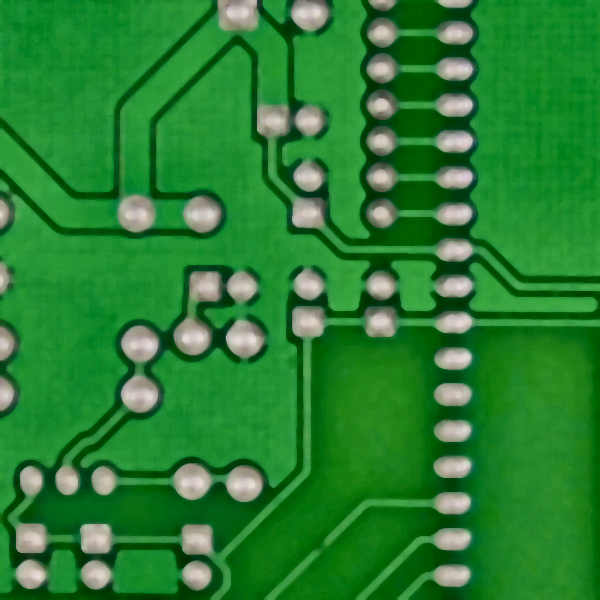
#> input picture demo_preprocessed/test/images/demo.png, 600 x 600 px
$ python -i preprocessing_with_CLAHE_and_Sharpening.py   (imports and definitions only)
#> lines starting #> are read from the running program, lines starting #| are printed output that depends on the picture
# ============================================================
# EXPERIMENT 4
# CLAHE → SHARPENING → YOLOv8m
# ============================================================

import os
import cv2
import numpy as np
import pandas as pd
import matplotlib.pyplot as plt

from ultralytics import YOLO


# ============================================================
# 1. DATASET PATH
# ============================================================

DATASET_ROOT = os.path.join(os.getcwd(), "pcb-defect-dataset")


# ============================================================
# 2. HYBRID DATASET PATH
# ============================================================

HYBRID_DATASET_ROOT = os.path.join(os.getcwd(), "pcb-defect-dataset-clahe-sharpen")


# ============================================================
# 3. DATA YAML
# ============================================================

ORIGINAL_DATA_YAML = os.path.join(
    DATASET_ROOT,
    "data.yaml"
)

HYBRID_DATA_YAML = os.path.join(
    HYBRID_DATASET_ROOT,
    "data.yaml"
)


# ============================================================
# 4. ORIGINAL DATASET PATHS
# ============================================================

TRAIN_IMAGES = os.path.join(
    DATASET_ROOT,
    "train",
    "images"
)

TRAIN_LABELS = os.path.join(
    DATASET_ROOT,
    "train",
    "labels"
)

VAL_IMAGES = os.path.join(
    DATASET_ROOT,
    "val",
    "images"
)

VAL_LABELS = os.path.join(
    DATASET_ROOT,
    "val",
    "labels"
)

TEST_IMAGES = os.path.join(
    DATASET_ROOT,
    "test",
    "images"
)

TEST_LABELS = os.path.join(
    DATASET_ROOT,
    "test",
    "labels"
)


# ============================================================
# 5. HYBRID DATASET PATHS
# ============================================================

HYBRID_TRAIN_IMAGES = os.path.join(
    HYBRID_DATASET_ROOT,
    "train",
    "images"
)

HYBRID_TRAIN_LABELS = os.path.join(
    HYBRID_DATASET_ROOT,
    "train",
    "labels"
)

HYBRID_VAL_IMAGES = os.path.join(
    HYBRID_DATASET_ROOT,
    "val",
    "images"
)

HYBRID_VAL_LABELS = os.path.join(
    HYBRID_DATASET_ROOT,
    "val",
    "labels"
)

HYBRID_TEST_IMAGES = os.path.join(
    HYBRID_DATASET_ROOT,
    "test",
    "images"
)

HYBRID_TEST_LABELS = os.path.join(
    HYBRID_DATASET_ROOT,
    "test",
    "labels"
)


# ============================================================
# 6. DATASET PATH CHECK
# ============================================================

paths = {

    "Original Dataset":
        DATASET_ROOT,

    "Original data.yaml":
        ORIGINAL_DATA_YAML,

    "Hybrid Dataset":
        HYBRID_DATASET_ROOT,

    "Hybrid data.yaml":
        HYBRID_DATA_YAML,

    "Train Images":
        TRAIN_IMAGES,

    "Train Labels":
        TRAIN_LABELS,

    "Validation Images":
        VAL_IMAGES,

    "Validation Labels":
        VAL_LABELS,

    "Test Images":
        TEST_IMAGES,

    "Test Labels":
        TEST_LABELS

}


# [44 lines not run here, left out]


# ============================================================
# 8. GET IMAGE FILES
# ============================================================

def get_image_files(folder):

    valid_extensions = (
        ".jpg",
        ".jpeg",
        ".png",
        ".bmp"
    )

    files = []

    if not os.path.exists(folder):

        return files

    for file in os.listdir(folder):

        if file.lower().endswith(
            valid_extensions
        ):

            files.append(
                os.path.join(
                    folder,
                    file
                )
            )

    return sorted(files)


# ============================================================
# 9. GET LABEL FILES
# ============================================================

def get_label_files(folder):

    if not os.path.exists(folder):

        return []

    files = []

    for file in os.listdir(folder):

        if file.lower().endswith(
            ".txt"
        ):

            files.append(
                os.path.join(
                    folder,
                    file
                )
            )

    return sorted(files)


# ============================================================
# 10. COUNT ORIGINAL DATASET
# ============================================================

train_images = get_image_files(
    TRAIN_IMAGES
)

val_images = get_image_files(
    VAL_IMAGES
)

test_images = get_image_files(
    TEST_IMAGES
)


train_labels = get_label_files(
    TRAIN_LABELS
)

val_labels = get_label_files(
    VAL_LABELS
)

test_labels = get_label_files(
    TEST_LABELS
)
#> further down, picture is the input picture: shape (600, 600, 3); mean B, G, R 49.3, 129.5, 39.1


# [40 lines not run here, left out]


# ============================================================
# 11. CLAHE + SHARPENING FUNCTION
# ============================================================

def clahe_sharpen(image):

    # --------------------------------------------------------
    # STEP 1: CLAHE
    # --------------------------------------------------------

    lab = cv2.cvtColor(
        image,
        cv2.COLOR_BGR2LAB
    )
#> lab: shape (600, 600, 3); mean of channels 0, 1, 2 122.1, 87.2, 162.8

    l_channel, a_channel, b_channel = cv2.split(
        lab
    )
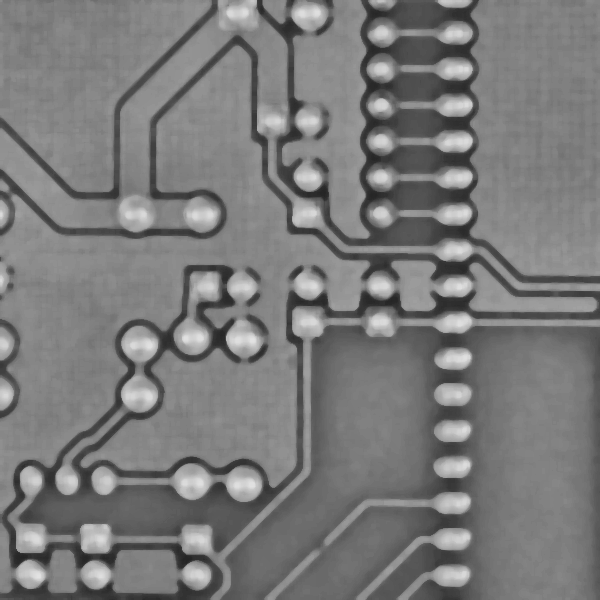
#> l_channel: shape (600, 600); min 35, max 227, mean 122.1
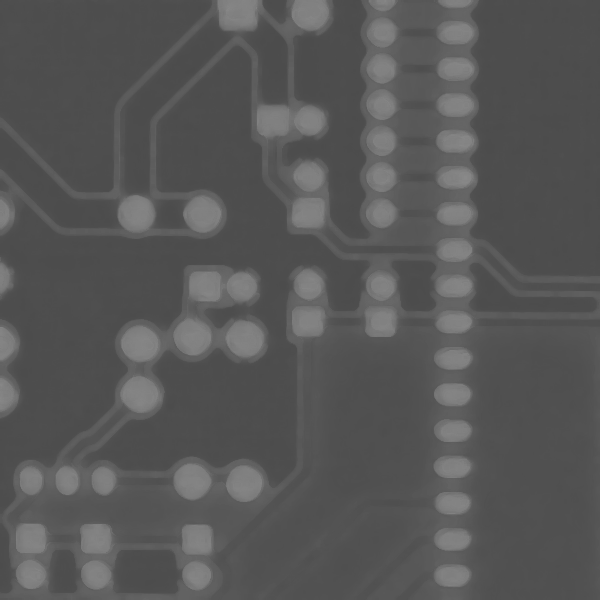
#> a_channel: shape (600, 600); min 75, max 137, mean 87.2
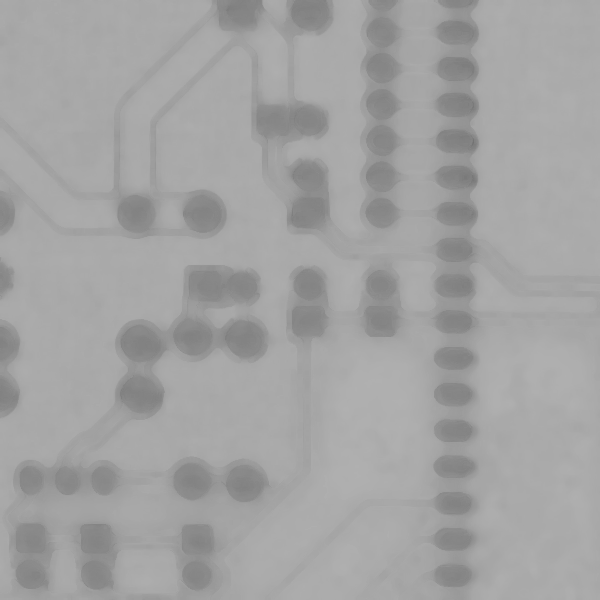
#> b_channel: shape (600, 600); min 114, max 176, mean 162.8

    clahe = cv2.createCLAHE(
        clipLimit=2.0,
        tileGridSize=(8, 8)
    )

    l_channel = clahe.apply(
        l_channel
    )
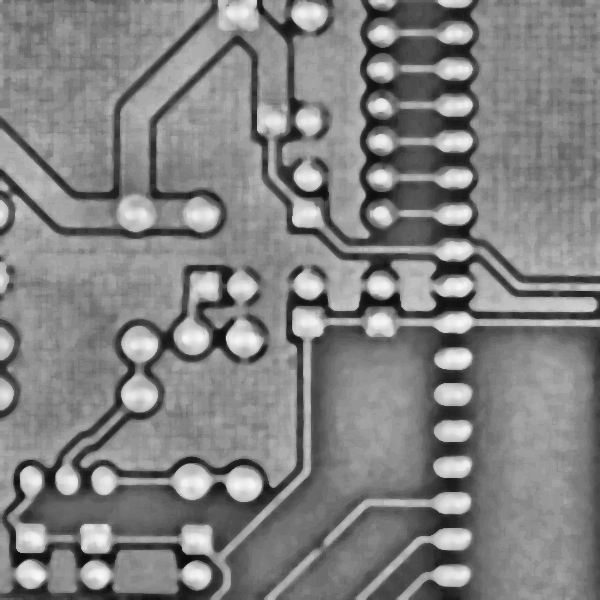
#> l_channel: shape (600, 600); min 9, max 247, mean 129.5

    lab = cv2.merge(
        (
            l_channel,
            a_channel,
            b_channel
        )
    )
#> lab: shape (600, 600, 3); mean of channels 0, 1, 2 129.5, 87.2, 162.8

    clahe_image = cv2.cvtColor(
        lab,
        cv2.COLOR_LAB2BGR
    )
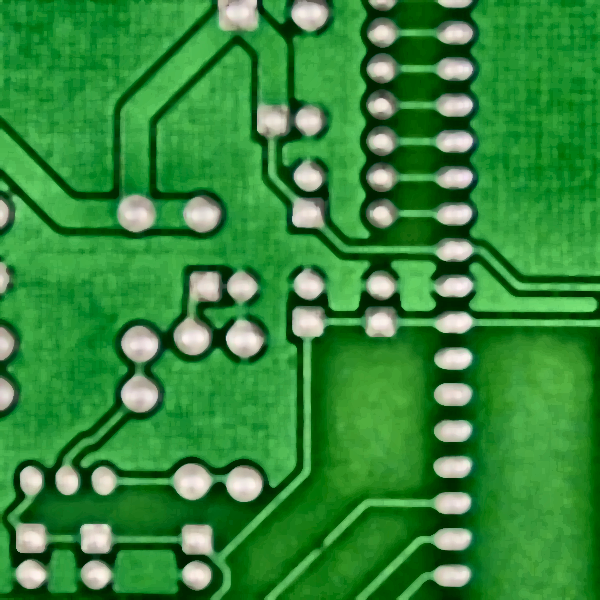
#> clahe_image: shape (600, 600, 3); mean B, G, R 58.2, 137.7, 52.1

    # --------------------------------------------------------
    # STEP 2: SHARPENING
    # --------------------------------------------------------

    sharpening_kernel = np.array(
        [
            [0, -1,  0],
            [-1, 5, -1],
            [0, -1,  0]
        ]
    )

    sharpened_image = cv2.filter2D(
        clahe_image,
        -1,
        sharpening_kernel
    )
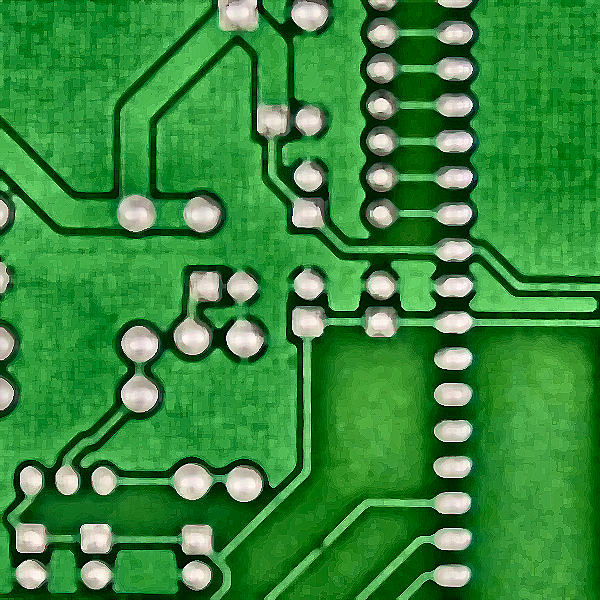
#> sharpened_image: shape (600, 600, 3); mean B, G, R 59.6, 137.8, 54.6

    return sharpened_image


# ============================================================
# 12. PREPROCESS DATASET
# ============================================================

# [201 lines left out: function preprocess_split, not called in this run]


# ============================================================
# 13. START PREPROCESSING
# ============================================================

# [25 lines not run here, left out]


yaml_content = f"""
path: {HYBRID_DATASET_ROOT}

train: train/images
val: val/images
test: test/images

names:
  0: mouse_bite
  1: spur
  2: missing_hole
  3: short
  4: open_circuit
  5: spurious_copper
"""


# [29 lines not run here, left out]


# ============================================================
# 15. COUNT HYBRID DATASET
# ============================================================

hybrid_train_images = get_image_files(
    HYBRID_TRAIN_IMAGES
)

hybrid_val_images = get_image_files(
    HYBRID_VAL_IMAGES
)

hybrid_test_images = get_image_files(
    HYBRID_TEST_IMAGES
)


hybrid_train_labels = get_label_files(
    HYBRID_TRAIN_LABELS
)

hybrid_val_labels = get_label_files(
    HYBRID_VAL_LABELS
)

hybrid_test_labels = get_label_files(
    HYBRID_TEST_LABELS
)


# [35 lines not run here, left out]

>>> import cv2
>>> picture = cv2.imread('../demo_preprocessed/test/images/demo.png')
>>> result = clahe_sharpen(picture)
